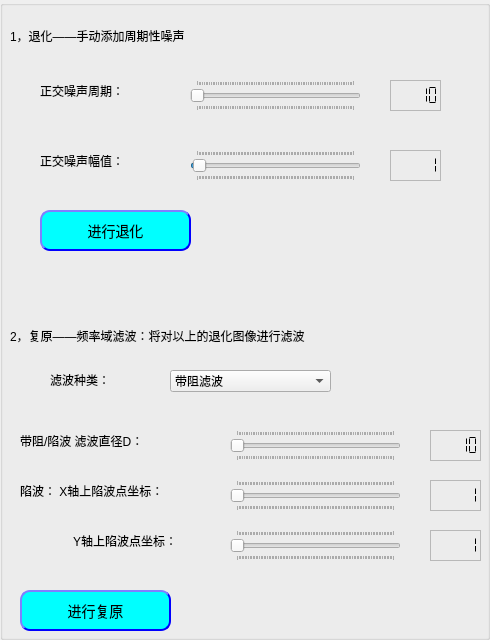
             <widget class="QGroupBox" name="groupBox_2">
              <property name="minimumSize">
               <size>
                <width>460</width>
                <height>0</height>
               </size>
              </property>
              <property name="autoFillBackground">
               <bool>true</bool>
              </property>
              <property name="title">
               <string/>
              </property>
              <widget class="QSlider" name="SL_p3_period">
               <property name="geometry">
                <rect>
                 <x>190</x>
                 <y>80</y>
                 <width>171</width>
                 <height>31</height>
                </rect>
               </property>
               <property name="sizePolicy">
                <sizepolicy hsizetype="Preferred" vsizetype="Preferred">
                 <horstretch>0</horstretch>
                 <verstretch>0</verstretch>
                </sizepolicy>
               </property>
               <property name="cursor">
                <cursorShape>UpArrowCursor</cursorShape>
               </property>
               <property name="minimum">
                <number>10</number>
               </property>
               <property name="maximum">
                <number>100</number>
               </property>
               <property name="pageStep">
                <number>1</number>
               </property>
               <property name="value">
                <number>10</number>
               </property>
               <property name="sliderPosition">
                <number>10</number>
               </property>
               <property name="orientation">
                <enum>Qt::Horizontal</enum>
               </property>
               <property name="tickPosition">
                <enum>QSlider::TicksBothSides</enum>
               </property>
               <property name="tickInterval">
                <number>1</number>
               </property>
              </widget>
              <widget class="QLabel" name="LB_25">
               <property name="geometry">
                <rect>
                 <x>50</x>
                 <y>370</y>
                 <width>81</width>
                 <height>20</height>
                </rect>
               </property>
               <property name="sizePolicy">
                <sizepolicy hsizetype="Preferred" vsizetype="Preferred">
                 <horstretch>0</horstretch>
                 <verstretch>0</verstretch>
                </sizepolicy>
               </property>
               <property name="minimumSize">
                <size>
                 <width>45</width>
                 <height>16</height>
                </size>
               </property>
               <property name="text">
                <string>滤波种类：</string>
               </property>
              </widget>
              <widget class="QLabel" name="LB_32">
               <property name="geometry">
                <rect>
                 <x>40</x>
                 <y>80</y>
                 <width>111</width>
                 <height>21</height>
                </rect>
               </property>
               <property name="sizePolicy">
                <sizepolicy hsizetype="Preferred" vsizetype="Preferred">
                 <horstretch>0</horstretch>
                 <verstretch>0</verstretch>
                </sizepolicy>
               </property>
               <property name="minimumSize">
                <size>
                 <width>45</width>
                 <height>16</height>
                </size>
               </property>
               <property name="text">
                <string>正交噪声周期：</string>
               </property>
              </widget>
              <widget class="QLabel" name="label_12">
               <property name="geometry">
                <rect>
                 <x>10</x>
                 <y>320</y>
                 <width>391</width>
                 <height>31</height>
                </rect>
               </property>
               <property name="text">
                <string>2，复原——频率域滤波：将对以上的退化图像进行滤波</string>
               </property>
              </widget>
              <widget class="QComboBox" name="CB_p3_sel_filter">
               <property name="geometry">
                <rect>
                 <x>170</x>
                 <y>370</y>
                 <width>161</width>
                 <height>22</height>
                </rect>
               </property>
               <property name="editable">
                <bool>false</bool>
               </property>
               <property name="insertPolicy">
                <enum>QComboBox::InsertAtBottom</enum>
               </property>
               <item>
                <property name="text">
                 <string>带阻滤波</string>
                </property>
               </item>
               <item>
                <property name="text">
                 <string>陷波滤波</string>
                </property>
               </item>
              </widget>
              <widget class="QLabel" name="label_10">
               <property name="geometry">
                <rect>
                 <x>10</x>
                 <y>20</y>
                 <width>241</width>
                 <height>31</height>
                </rect>
               </property>
               <property name="text">
                <string>1，退化——手动添加周期性噪声</string>
               </property>
              </widget>
              <widget class="QLCDNumber" name="LC_p3_period">
               <property name="geometry">
                <rect>
                 <x>390</x>
                 <y>80</y>
                 <width>51</width>
                 <height>31</height>
                </rect>
               </property>
               <property name="font">
                <font>
                 <pointsize>20</pointsize>
                 <weight>75</weight>
                 <bold>true</bold>
                </font>
               </property>
               <property name="styleSheet">
                <string notr="true">color: rgb(0, 0, 0);</string>
               </property>
               <property name="frameShape">
                <enum>QFrame::StyledPanel</enum>
               </property>
               <property name="lineWidth">
                <number>5</number>
               </property>
               <property name="midLineWidth">
                <number>5</number>
               </property>
               <property name="mode">
                <enum>QLCDNumber::Dec</enum>
               </property>
               <property name="segmentStyle">
                <enum>QLCDNumber::Flat</enum>
               </property>
               <property name="intValue" stdset="0">
                <number>10</number>
               </property>
              </widget>
              <widget class="QToolButton" name="Bt_p3_fuyuan">
               <property name="enabled">
                <bool>true</bool>
               </property>
               <property name="geometry">
                <rect>
                 <x>20</x>
                 <y>590</y>
                 <width>151</width>
                 <height>41</height>
                </rect>
               </property>
               <property name="sizePolicy">
                <sizepolicy hsizetype="Preferred" vsizetype="Preferred">
                 <horstretch>0</horstretch>
                 <verstretch>0</verstretch>
                </sizepolicy>
               </property>
               <property name="minimumSize">
                <size>
                 <width>81</width>
                 <height>21</height>
                </size>
               </property>
               <property name="styleSheet">
                <string notr="true">

QToolButton
                     {text-align : center;
                     background-color : rgb(0, 255, 255);
                     font: bold;
                     border-color: blue;
                     border-width: 2px;
                     border-radius: 10px;
                     padding: 6px;
                     height : 14px;
                     border-style: outset;
                     font : 14px;}
                     QToolButton:hover
                     {text-align : center;
                     color : red;
                     font: bold;
                     border-color: gray;
                     border-width: 2px;
                     border-radius: 10px;
                     padding: 6px;
                     height : 14px;
                     border-style: outset;
                     font : 14px;}

</string>
               </property>
               <property name="text">
                <string>进行复原</string>
               </property>
               <property name="toolButtonStyle">
                <enum>Qt::ToolButtonTextOnly</enum>
               </property>
               <property name="autoRaise">
                <bool>false</bool>
               </property>
              </widget>
              <widget class="QToolButton" name="Bt_p3_tuihua">
               <property name="enabled">
                <bool>true</bool>
               </property>
               <property name="geometry">
                <rect>
                 <x>40</x>
                 <y>210</y>
                 <width>151</width>
                 <height>41</height>
                </rect>
               </property>
               <property name="sizePolicy">
                <sizepolicy hsizetype="Preferred" vsizetype="Preferred">
                 <horstretch>0</horstretch>
                 <verstretch>0</verstretch>
                </sizepolicy>
               </property>
               <property name="minimumSize">
                <size>
                 <width>81</width>
                 <height>21</height>
                </size>
               </property>
               <property name="styleSheet">
                <string notr="true">

QToolButton
                     {text-align : center;
                     background-color : rgb(0, 255, 255);
                     font: bold;
                     border-color: blue;
                     border-width: 2px;
                     border-radius: 10px;
                     padding: 6px;
                     height : 14px;
                     border-style: outset;
                     font : 14px;}
                     QToolButton:hover
                     {text-align : center;
                     color : red;
                     font: bold;
                     border-color: gray;
                     border-width: 2px;
                     border-radius: 10px;
                     padding: 6px;
                     height : 14px;
                     border-style: outset;
                     font : 14px;}

</string>
               </property>
               <property name="text">
                <string>进行退化</string>
               </property>
               <property name="toolButtonStyle">
                <enum>Qt::ToolButtonTextOnly</enum>
               </property>
               <property name="autoRaise">
                <bool>false</bool>
               </property>
              </widget>
              <widget class="QLabel" name="LB_34">
               <property name="geometry">
                <rect>
                 <x>40</x>
                 <y>150</y>
                 <width>121</width>
                 <height>21</height>
                </rect>
               </property>
               <property name="sizePolicy">
                <sizepolicy hsizetype="Preferred" vsizetype="Preferred">
                 <horstretch>0</horstretch>
                 <verstretch>0</verstretch>
                </sizepolicy>
               </property>
               <property name="minimumSize">
                <size>
                 <width>45</width>
                 <height>16</height>
                </size>
               </property>
               <property name="text">
                <string>正交噪声幅值：</string>
               </property>
              </widget>
              <widget class="QSlider" name="SL_p3_amplitude">
               <property name="geometry">
                <rect>
                 <x>190</x>
                 <y>150</y>
                 <width>171</width>
                 <height>31</height>
                </rect>
               </property>
               <property name="sizePolicy">
                <sizepolicy hsizetype="Preferred" vsizetype="Preferred">
                 <horstretch>0</horstretch>
                 <verstretch>0</verstretch>
                </sizepolicy>
               </property>
               <property name="cursor">
                <cursorShape>UpArrowCursor</cursorShape>
               </property>
               <property name="minimum">
                <number>0</number>
               </property>
               <property name="maximum">
                <number>100</number>
               </property>
               <property name="pageStep">
                <number>1</number>
               </property>
               <property name="value">
                <number>1</number>
               </property>
               <property name="sliderPosition">
                <number>1</number>
               </property>
               <property name="orientation">
                <enum>Qt::Horizontal</enum>
               </property>
               <property name="tickPosition">
                <enum>QSlider::TicksBothSides</enum>
               </property>
               <property name="tickInterval">
                <number>1</number>
               </property>
              </widget>
              <widget class="QLCDNumber" name="LC_p3_amplitude">
               <property name="geometry">
                <rect>
                 <x>390</x>
                 <y>150</y>
                 <width>51</width>
                 <height>31</height>
                </rect>
               </property>
               <property name="font">
                <font>
                 <pointsize>20</pointsize>
                 <weight>75</weight>
                 <bold>true</bold>
                </font>
               </property>
               <property name="styleSheet">
                <string notr="true">color: rgb(0, 0, 0);</string>
               </property>
               <property name="frameShape">
                <enum>QFrame::StyledPanel</enum>
               </property>
               <property name="lineWidth">
                <number>5</number>
               </property>
               <property name="midLineWidth">
                <number>5</number>
               </property>
               <property name="mode">
                <enum>QLCDNumber::Dec</enum>
               </property>
               <property name="segmentStyle">
                <enum>QLCDNumber::Flat</enum>
               </property>
               <property name="intValue" stdset="0">
                <number>1</number>
               </property>
              </widget>
              <widget class="QLabel" name="LB_35">
               <property name="geometry">
                <rect>
                 <x>20</x>
                 <y>430</y>
                 <width>191</width>
                 <height>21</height>
                </rect>
               </property>
               <property name="sizePolicy">
                <sizepolicy hsizetype="Preferred" vsizetype="Preferred">
                 <horstretch>0</horstretch>
                 <verstretch>0</verstretch>
                </sizepolicy>
               </property>
               <property name="minimumSize">
                <size>
                 <width>45</width>
                 <height>16</height>
                </size>
               </property>
               <property name="text">
                <string>带阻/陷波 滤波直径D：</string>
               </property>
              </widget>
              <widget class="QSlider" name="SL_p3_filter_diode">
               <property name="geometry">
                <rect>
                 <x>230</x>
                 <y>430</y>
                 <width>171</width>
                 <height>31</height>
                </rect>
               </property>
               <property name="sizePolicy">
                <sizepolicy hsizetype="Preferred" vsizetype="Preferred">
                 <horstretch>0</horstretch>
                 <verstretch>0</verstretch>
                </sizepolicy>
               </property>
               <property name="cursor">
                <cursorShape>UpArrowCursor</cursorShape>
               </property>
               <property name="minimum">
                <number>10</number>
               </property>
               <property name="maximum">
                <number>100</number>
               </property>
               <property name="pageStep">
                <number>1</number>
               </property>
               <property name="value">
                <number>10</number>
               </property>
               <property name="sliderPosition">
                <number>10</number>
               </property>
               <property name="orientation">
                <enum>Qt::Horizontal</enum>
               </property>
               <property name="tickPosition">
                <enum>QSlider::TicksBothSides</enum>
               </property>
               <property name="tickInterval">
                <number>1</number>
               </property>
              </widget>
              <widget class="QLCDNumber" name="LC_p3_diode">
               <property name="geometry">
                <rect>
                 <x>430</x>
                 <y>430</y>
                 <width>51</width>
                 <height>31</height>
                </rect>
               </property>
               <property name="font">
                <font>
                 <pointsize>20</pointsize>
                 <weight>75</weight>
                 <bold>true</bold>
                </font>
               </property>
               <property name="styleSheet">
                <string notr="true">color: rgb(0, 0, 0);</string>
               </property>
               <property name="frameShape">
                <enum>QFrame::StyledPanel</enum>
               </property>
               <property name="lineWidth">
                <number>5</number>
               </property>
               <property name="midLineWidth">
                <number>5</number>
               </property>
               <property name="mode">
                <enum>QLCDNumber::Dec</enum>
               </property>
               <property name="segmentStyle">
                <enum>QLCDNumber::Flat</enum>
               </property>
               <property name="intValue" stdset="0">
                <number>10</number>
               </property>
              </widget>
              <widget class="QLCDNumber" name="LC_p3_coordinateX">
               <property name="geometry">
                <rect>
                 <x>430</x>
                 <y>480</y>
                 <width>51</width>
                 <height>31</height>
                </rect>
               </property>
               <property name="font">
                <font>
                 <pointsize>20</pointsize>
                 <weight>75</weight>
                 <bold>true</bold>
                </font>
               </property>
               <property name="styleSheet">
                <string notr="true">color: rgb(0, 0, 0);</string>
               </property>
               <property name="frameShape">
                <enum>QFrame::StyledPanel</enum>
               </property>
               <property name="lineWidth">
                <number>5</number>
               </property>
               <property name="midLineWidth">
                <number>5</number>
               </property>
               <property name="mode">
                <enum>QLCDNumber::Dec</enum>
               </property>
               <property name="segmentStyle">
                <enum>QLCDNumber::Flat</enum>
               </property>
               <property name="intValue" stdset="0">
                <number>1</number>
               </property>
              </widget>
              <widget class="QSlider" name="SL_p3_filter_coordinateX">
               <property name="geometry">
                <rect>
                 <x>230</x>
                 <y>480</y>
                 <width>171</width>
                 <height>31</height>
                </rect>
               </property>
               <property name="sizePolicy">
                <sizepolicy hsizetype="Preferred" vsizetype="Preferred">
                 <horstretch>0</horstretch>
                 <verstretch>0</verstretch>
                </sizepolicy>
               </property>
               <property name="cursor">
                <cursorShape>UpArrowCursor</cursorShape>
               </property>
               <property name="minimum">
                <number>1</number>
               </property>
               <property name="maximum">
                <number>100</number>
               </property>
               <property name="pageStep">
                <number>1</number>
               </property>
               <property name="value">
                <number>1</number>
               </property>
               <property name="sliderPosition">
                <number>1</number>
               </property>
               <property name="orientation">
                <enum>Qt::Horizontal</enum>
               </property>
               <property name="tickPosition">
                <enum>QSlider::TicksBothSides</enum>
               </property>
               <property name="tickInterval">
                <number>1</number>
               </property>
              </widget>
              <widget class="QLabel" name="LB_36">
               <property name="geometry">
                <rect>
                 <x>20</x>
                 <y>480</y>
                 <width>201</width>
                 <height>21</height>
                </rect>
               </property>
               <property name="sizePolicy">
                <sizepolicy hsizetype="Preferred" vsizetype="Preferred">
                 <horstretch>0</horstretch>
                 <verstretch>0</verstretch>
                </sizepolicy>
               </property>
               <property name="minimumSize">
                <size>
                 <width>45</width>
                 <height>16</height>
                </size>
               </property>
               <property name="text">
                <string>陷波： X轴上陷波点坐标：</string>
               </property>
              </widget>
              <widget class="QLCDNumber" name="LC_p3_coordinateY">
               <property name="geometry">
                <rect>
                 <x>430</x>
                 <y>530</y>
                 <width>51</width>
                 <height>31</height>
                </rect>
               </property>
               <property name="font">
                <font>
                 <pointsize>20</pointsize>
                 <weight>75</weight>
                 <bold>true</bold>
                </font>
               </property>
               <property name="styleSheet">
                <string notr="true">color: rgb(0, 0, 0);</string>
               </property>
               <property name="frameShape">
                <enum>QFrame::StyledPanel</enum>
               </property>
               <property name="lineWidth">
                <number>5</number>
               </property>
               <property name="midLineWidth">
                <number>5</number>
               </property>
               <property name="mode">
                <enum>QLCDNumber::Dec</enum>
               </property>
               <property name="segmentStyle">
                <enum>QLCDNumber::Flat</enum>
               </property>
               <property name="intValue" stdset="0">
                <number>1</number>
               </property>
              </widget>
              <widget class="QSlider" name="SL_p3_filter_coordinateY">
               <property name="geometry">
                <rect>
                 <x>230</x>
                 <y>530</y>
                 <width>171</width>
                 <height>31</height>
                </rect>
               </property>
               <property name="sizePolicy">
                <sizepolicy hsizetype="Preferred" vsizetype="Preferred">
                 <horstretch>0</horstretch>
                 <verstretch>0</verstretch>
                </sizepolicy>
               </property>
               <property name="cursor">
                <cursorShape>UpArrowCursor</cursorShape>
               </property>
               <property name="minimum">
                <number>1</number>
               </property>
               <property name="maximum">
                <number>100</number>
               </property>
               <property name="pageStep">
                <number>1</number>
               </property>
               <property name="value">
                <number>1</number>
               </property>
               <property name="sliderPosition">
                <number>1</number>
               </property>
               <property name="orientation">
                <enum>Qt::Horizontal</enum>
               </property>
               <property name="tickPosition">
                <enum>QSlider::TicksBothSides</enum>
               </property>
               <property name="tickInterval">
                <number>1</number>
               </property>
              </widget>
              <widget class="QLabel" name="LB_37">
               <property name="geometry">
                <rect>
                 <x>70</x>
                 <y>530</y>
                 <width>141</width>
                 <height>21</height>
                </rect>
               </property>
               <property name="sizePolicy">
                <sizepolicy hsizetype="Preferred" vsizetype="Preferred">
                 <horstretch>0</horstretch>
                 <verstretch>0</verstretch>
                </sizepolicy>
               </property>
               <property name="minimumSize">
                <size>
                 <width>45</width>
                 <height>16</height>
                </size>
               </property>
               <property name="text">
                <string> Y轴上陷波点坐标：</string>
               </property>
              </widget>
             </widget>
